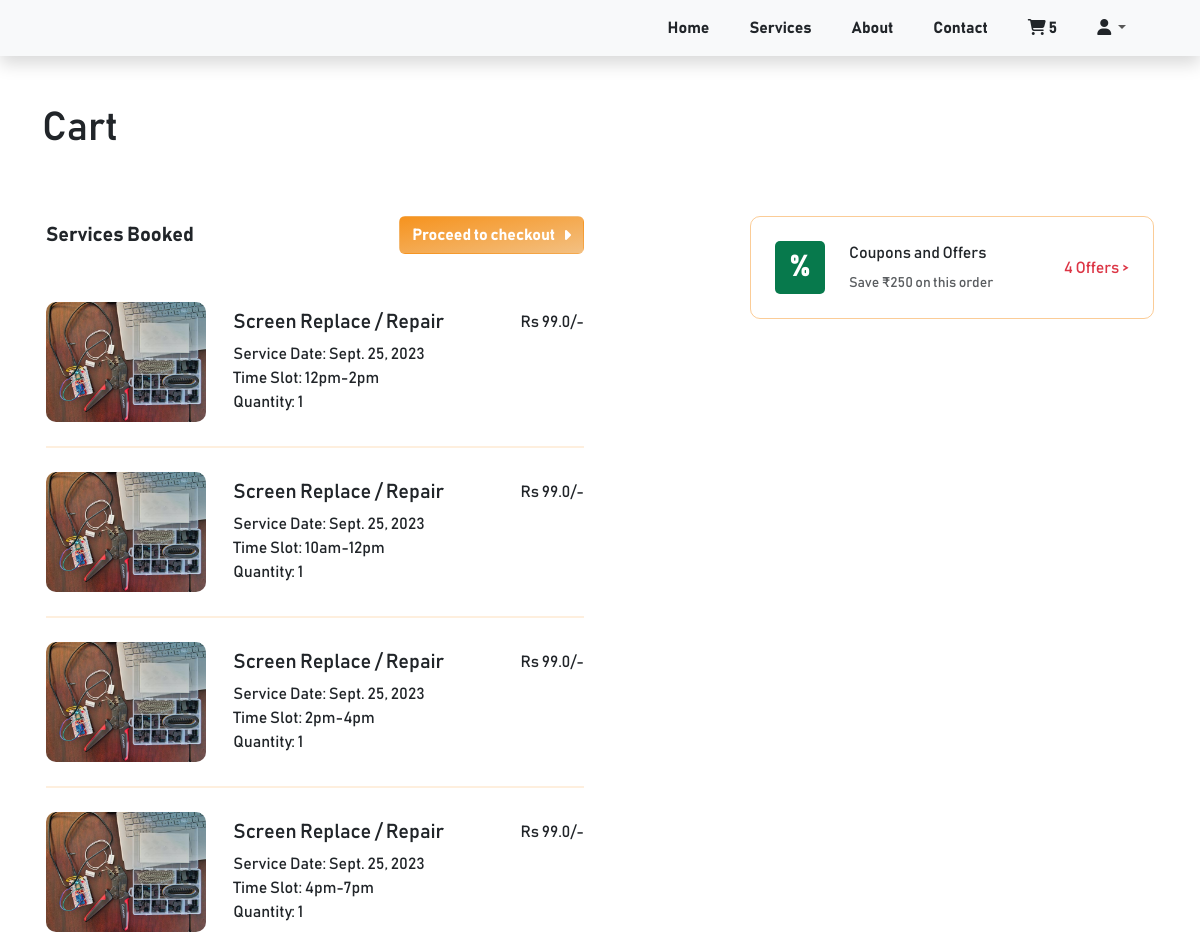
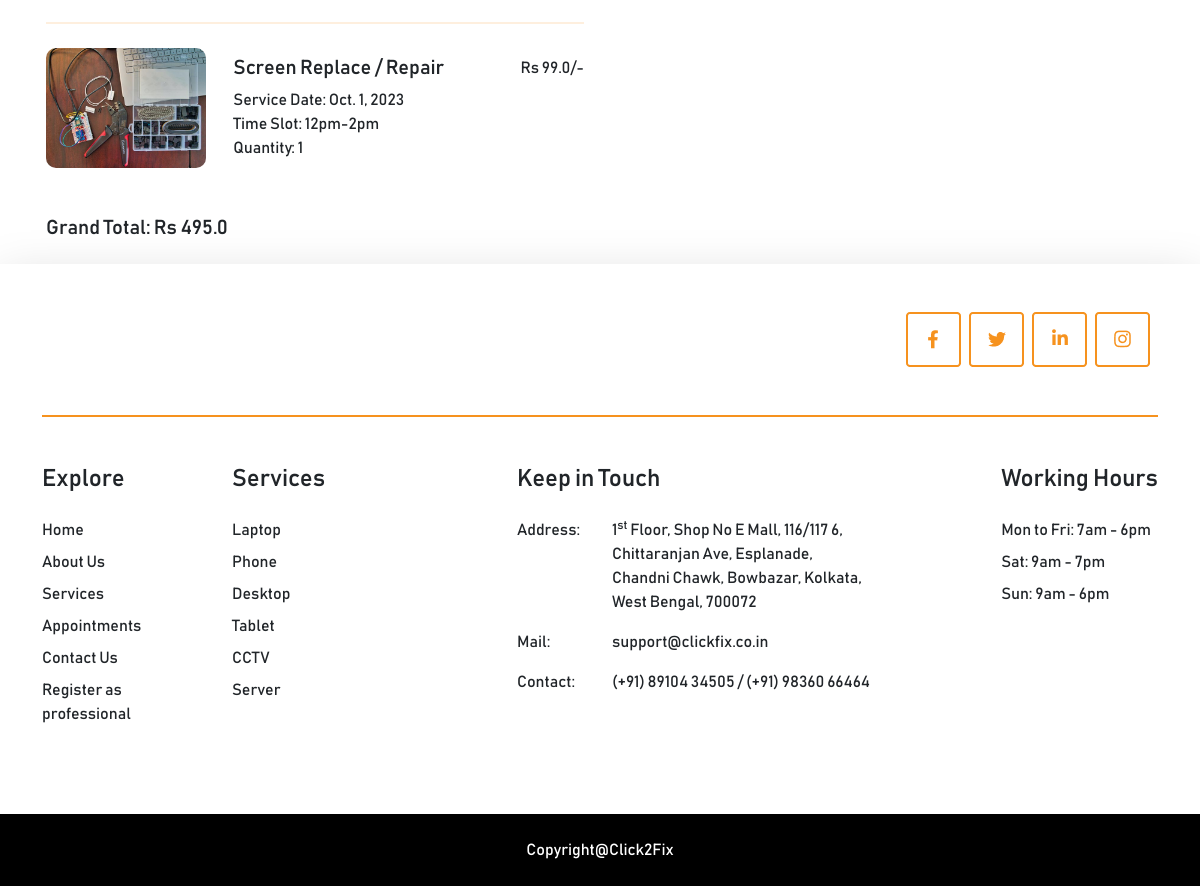
/cart/ (signed in), run on an earlier commit of the app's database (2 pictures, top to bottom).
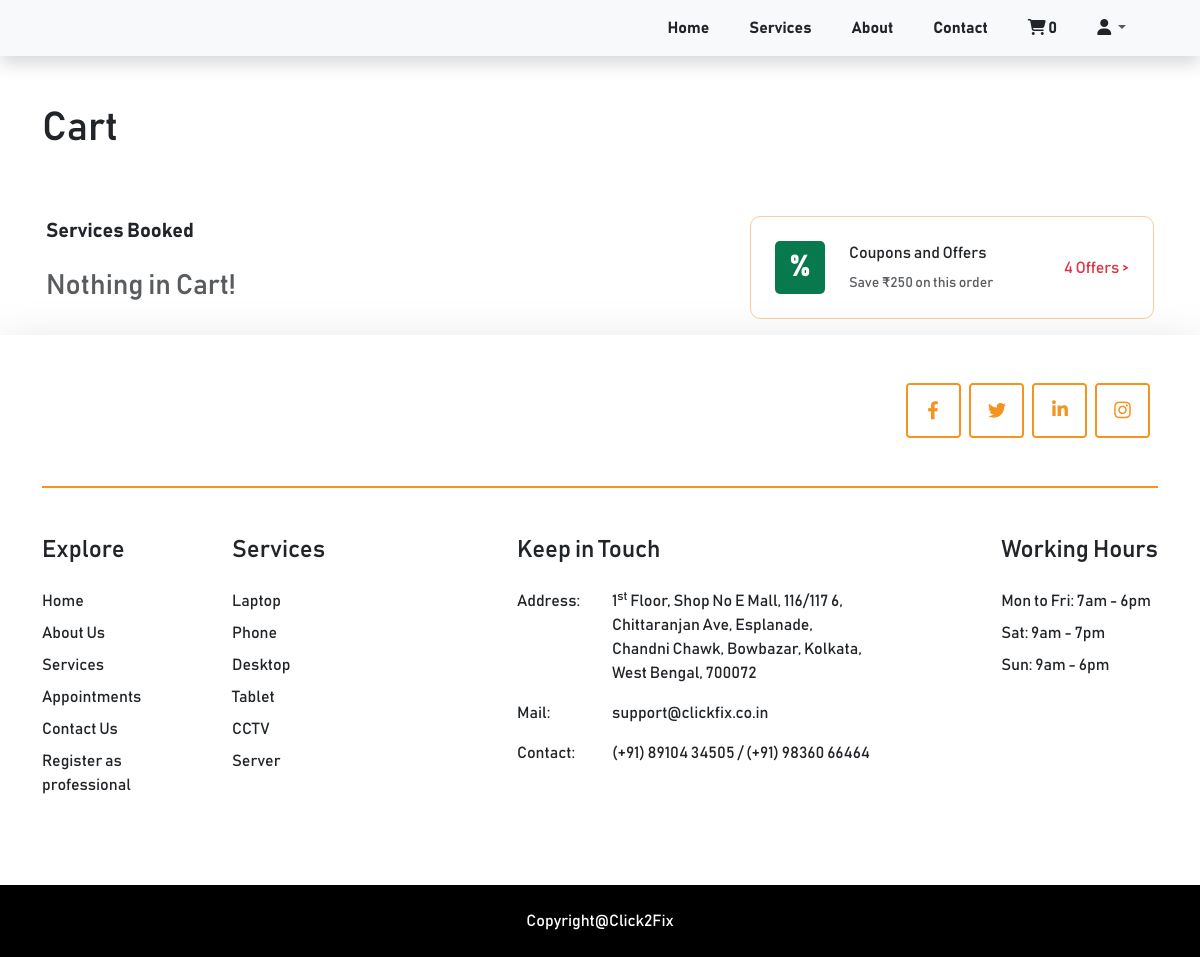
And on a later commit of the database.
### cart/models.py (models this page shows, shortened)
class Cart(models.Model):
    class Meta:
        verbose_name_plural = 'Cart'
    user = models.ForeignKey(Profile, on_delete=models.CASCADE, null=True, blank=True)
    session_id = models.CharField(max_length=100, null=True, blank=True)
    cart_cost = models.FloatField(default=0.0)
    created_at = models.DateTimeField(auto_now_add=True)
    updated_at = models.DateTimeField(auto_now=True)
    @property
    def num_of_items(self):
        cartitems = self.cartitems.all()
        quantity =  sum([item.quantity for item in cartitems])
        return quantity

class CartItem(models.Model):
    class Meta:
        verbose_name_plural = 'Cart Items'
    TIME_SLOTS = (
        ("10am-12pm", "10am-12pm"),
        ("12pm-2pm", "12pm-2pm"),
        ("2pm-4pm", "2pm-4pm"),
        ("4pm-7pm", "4pm-7pm"),
    )
    sub_service = models.ForeignKey(SubServices, on_delete=models.CASCADE)
    cart = models.ForeignKey(Cart, on_delete=models.CASCADE, related_name="cartitems")
    quantity = models.IntegerField(default=0)
    start_date = models.DateField(null=True)
    time_slot = models.CharField(max_length=20, choices=TIME_SLOTS, default=1)

### clickfix/models.py (models this page shows, shortened)
class SubServices(models.Model):
    class Meta:
        verbose_name_plural = 'Sub Services'
    service = models.ForeignKey(Services, on_delete=models.CASCADE)
    sub_service_name = models.CharField(max_length=255)
    sub_service_card_image = models.ImageField(upload_to='service_cards', help_text='Small card image on left')
    sub_service_main_image = models.ImageField(upload_to='service_cards', help_text='Big card image on Right, which we scroll')
    sub_service_price = models.FloatField(default=0)
    price_details = RichTextField(blank=True, null=True)
    description = models.TextField()
    created_at = models.DateTimeField(auto_now_add=True)
    updated_at = models.DateTimeField(auto_now=True)

### cart/views.py (the view)
# urls.py: path('', views.cart, name='cart'),
def cart(request):
    cart = None
    cart_items = []
    try:
        if request.user.is_authenticated:
            cart = Cart.objects.get(user=request.user)
        else:
            cart = Cart.objects.get(session_id=request.session['nonuser'])
        cart_items = cart.cartitems.all()
    except:
        cart = {'num_of_items': 0}
    data = {
        'cart': cart,
        'cart_items': cart_items,
    }
    return render(request, 'cart.html', data)

### templates/cart.html (shortened to what this page needs)
{% extends 'base.html' %}
{% load static %}
{% block content %}
    {% include 'includes/navbar.html' %}
    <div class="container mt-5" id="cart">
        <h1 class="mb-5">Cart</h1>
        <div class="row">
            <div class="col-md-6 col-sm-12  p-3">
                <div class="d-flex justify-content-between align-items-center">
                    <span class="blockquote fw-bold mb-4">Services Booked</span>
                    {% if cart_items %}
                    <a href="{% url 'clickfix:checkout' %}" class="btn btn_color fw-bold mb-4 d-flex align-items-center">Proceed to checkout <i class="fa-solid fa-caret-right ms-2"></i></a>
                    {% endif %}
                </div>
                {% for item in cart_items %}
                <div class="row my-4">
                    <div class="col-4">
                        <img class="img-fluid cart_img mr-3" src="{{ item.sub_service.sub_service_main_image.url }}" alt="">
                    </div>
                    <div class="col-8">
                        <div class="d-flex flex-column justify-content-center h-100">
                            <div class="">
                                <div class="d-flex justify-content-between w-100">
                                    <h5>{{ item.sub_service.sub_service_name }} </h5>
                                    <div>Rs {{ item.sub_service.sub_service_price }}/-</div>
                                </div>
                                <div>Service Date: {{ item.start_date }}</div>
                                <div>Time Slot: {{ item.time_slot }}</div>
                                <div>Quantity: {{ item.quantity }}</div>
                            </div>
                        </div>
                    </div>
                </div>
                {% if not forloop.last %}
                <div class="my-3" style="border: 1px solid #f6911e25;"></div>
                {% endif %}
                {% empty %}
                <h3 class="text-muted">Nothing in Cart!</h3>
                {% endfor %}
                {% if cart_items %}
                <h5 class="mt-5">Grand Total: Rs {{ cart.cart_cost }}</h5>
                {% endif %}
            </div>
            <div class="col-md-6 col-sm-12 p-3 coupon_section">
                <div style="">
                    <div class="d-flex justify-content-between align-items-center p-4" style="border: 1px solid #f6911e75; border-radius: 10px;">
                        <div class="d-flex">
                            <div class="d-flex justify-content-center align-items-center text-white coupon_img">
                                <span>%</span>
                            </div>
                            <div class="d-flex flex-column ms-4">
                                <div class="mb-2">Coupons and Offers</div>
                                <small class="text-muted">Save ₹250 on this order</small>
                            </div>
                        </div>
                        <a href="" class="text-danger text-decoration-none" data-bs-toggle="modal" data-bs-target="#couponModal">4 Offers > </a>
                    </div>
                </div>
            </div>
        </div>
    </div>
    {% include 'includes/footer.html' %}
{% endblock %}

### templates/base.html (shortened to what this page needs)
{% load static %}
<!DOCTYPE html>
<html>
<head>
    <link rel="stylesheet" href="{% static 'css/bootstrap.min.css' %}">
    <link rel="stylesheet" href="https://cdnjs.cloudflare.com/ajax/libs/font-awesome/6.4.2/css/all.min.css" />
    <link rel="stylesheet" href="{% static 'css/slider/swiper.bundle.min.css' %}">
    <link rel="stylesheet" href="{% static 'css/slider/swiper_custom.css' %}">
    <link rel="stylesheet" href="{% static 'css/custom.css' %}">
</head>
<body>
    {% block content %}
    {% endblock %}
</body>
</html>

### templates/includes/navbar.html (shortened to what this page needs)
{% load static %}
    <nav class="navbar navbar-expand-lg navbar-light bg-light shadow">
        <div class="container">
          <div class="collapse navbar-collapse" id="navbarSupportedContent">
            <ul class="navbar-nav ms-auto">
                <li class="nav-item"><a class="nav-link text-dark fw-bold me-4" aria-current="page" href="{% url 'clickfix:home' %}">Home</a></li>
                <li class="nav-item"><a class="nav-link text-dark fw-bold me-4" href="{% url 'clickfix:home' %}#services">Services</a></li>
                <li class="nav-item"><a class="nav-link text-dark fw-bold me-4" href="{% url 'clickfix:home' %}#about">About</a></li>
                <li class="nav-item"><a class="nav-link text-dark fw-bold me-4" href="{% url 'clickfix:home' %}#contact_form">Contact</a></li>
                <li class="nav-item"><a class="nav-link text-dark fw-bold me-4" href="{% url 'cart:cart' %}"><i class="fa-solid fa-cart-shopping"></i> <span id="num_of_items">{{cart.num_of_items}}</span></a></li>
                <li class="nav-item dropdown me-4 pull-right">
                  <a class="nav-link dropdown-toggle" href="#" id="navbarDropdown" role="button" data-bs-toggle="dropdown" aria-expanded="false">
                    <i class="fa-solid fa-user text-dark"></i>
                  </a>
                </li>
            </ul>
          </div>
        </div>
      </nav>

### templates/includes/footer.html (shortened to what this page needs)
{% load static %}
<footer class="shadow-lg">
    <div class="container">
        <div class="d-flex justify-content-between pt-5 flex-wrap">
            <img class="img-fluid" src="{% static 'img/logo.png' %}" style="width: 150px;" alt="">
            <div class="d-flex align-items-center">
                <a href="https://www.facebook.com/profile.php?id=61551230633366&mibextid=avESrC" target="_blank"><img class="img-fluid me-2" style="height: 80%;" src="{% static 'img/facebook.png' %}" alt=""></a>
                <a href="#"><img class="img-fluid me-2" style="height: 80%;" src="{% static 'img/twitter.png' %}" alt=""></a>
                <a href="#"><img class="img-fluid me-2" style="height: 80%;" src="{% static 'img/linkedin.png' %}" alt=""></a>
                <a href="https://www.instagram.com/_clickfix_?utm_source=qr" target="_blank"><img class="img-fluid me-2" style="height: 80%;" src="{% static 'img/instagram.png' %}" alt=""></a>
            </div>
        </div>
        <div class="my-5" style="border: 1px solid #f6921e;"></div>
        <div class="row mb-5">
            <div class="col-md-2 col-sm-6 col-6 mb-4">
                <h4 class="mb-4">Explore</h4>
                <ul class="list-unstyled">
                    <li class="mb-2">Home</li>
                    <li class="mb-2">About Us</li>
                    <li class="mb-2">Services</li>
                    <li class="mb-2">Appointments</li>
                    <li class="mb-2">Contact Us</li>
                    <li class="mb-2"><a class="text-decoration-none text-dark" href="#contact_form">Register as professional</a></li>
                </ul>
            </div>
            <div class="col-md-3 col-6 mb-5">
                <h4 class="mb-4">Services</h4>
                <ul class="list-unstyled">
                    <li class="mb-2"><a class="text-decoration-none text-dark" href="#">Laptop</a></li>
                    <li class="mb-2"><a class="text-decoration-none text-dark" href="#">Phone</a></li>
                    <li class="mb-2"><a class="text-decoration-none text-dark" href="#">Desktop</a></li>
                    <li class="mb-2"><a class="text-decoration-none text-dark" href="#">Tablet</a></li>
                    <li class="mb-2"><a class="text-decoration-none text-dark" href="#">CCTV</a></li>
                    <li class="mb-2"><a class="text-decoration-none text-dark" href="#">Server</a></li>
                </ul>
            </div>
            <div class="col-md-4 col-sm-6 mb-4">
                <h4 class="mb-4">Keep in Touch</h4>
                <div class="row mb-3">
                    <div class="col-3">Address: </div>
                    <div class="col-9">1<sup>st</sup> Floor, Shop No E Mall, 116/117 6, Chittaranjan Ave, Esplanade, Chandni Chawk, Bowbazar, Kolkata, West Bengal, 700072</div>
                </div>
                <div class="row mb-3">
                    <div class="col-3">Mail: </div>
                    <div class="col-9">support@clickfix.co.in</div>
                </div>
                <div class="row mb-3">
                    <div class="col-3">Contact: </div>
                    <div class="col-9">(+91) 89104 34505 / (+91) 98360 66464</div>
                </div>
            </div>
            <div class="col-md-3 col-sm-6 d-flex justify-content-md-end">
                <div>
                    <h4 class="mb-4">Working Hours</h4>
                    <ul class="list-unstyled">
                        <li class="mb-2">Mon to Fri: 7am - 6pm</li>
                        <li class="mb-2">Sat: 9am - 7pm</li>
                        <li class="mb-2">Sun: 9am - 6pm</li>
                    </ul>
                </div>
            </div>
        </div>
    </div>
    <div class="d-flex justify-content-center align-items-center py-4" style="background-color: black; color: white;">
        <p class="mb-0">Copyright@Click2Fix</p>
    </div>
</footer>

### assets/css/custom.css (style rules this page uses)
.coupon_img { background-color: #07794C; border-radius: 5px; width: 50px; font-size: 30px; font-weight: bold; }
@media (min-width: 786px) { #cart .coupon_section { padding-left: 150px !important; } }

### templates/base.html (style rules this page uses)
body { box-sizing: border-box; font-family: 'bahnschrift'; }
h1, h2, h3, h4, h5, h6, p, a { font-family: 'bahnschrift'; }

What changed in the data, as far as the page shows it:
removed Cart: num_of_items "5", cart_cost "495.0"
removed CartItem: sub_service.sub_service_main_image (picture), sub_service.sub_service_name "Screen Replace / Repair", sub_service.sub_service_price "99.0", start_date "Sept. 25, 2023", time_slot "12pm-2pm", quantity "1"
removed CartItem: sub_service.sub_service_main_image (picture), sub_service.sub_service_name "Screen Replace / Repair", sub_service.sub_service_price "99.0", start_date "Sept. 25, 2023", time_slot "10am-12pm", quantity "1"
removed CartItem: sub_service.sub_service_main_image (picture), sub_service.sub_service_name "Screen Replace / Repair", sub_service.sub_service_price "99.0", start_date "Sept. 25, 2023", time_slot "2pm-4pm", quantity "1"
removed CartItem: sub_service.sub_service_main_image (picture), sub_service.sub_service_name "Screen Replace / Repair", sub_service.sub_service_price "99.0", start_date "Sept. 25, 2023", time_slot "4pm-7pm", quantity "1"
removed CartItem: sub_service.sub_service_main_image (picture), sub_service.sub_service_name "Screen Replace / Repair", sub_service.sub_service_price "99.0", start_date "Oct. 1, 2023", time_slot "12pm-2pm", quantity "1"
Also different on the page:
{{ cart.num_of_items }}: (not shown) → "0"
text no longer shown: "Proceed to checkout Grand Total: Rs"
text now shown: "Nothing in Cart!"
